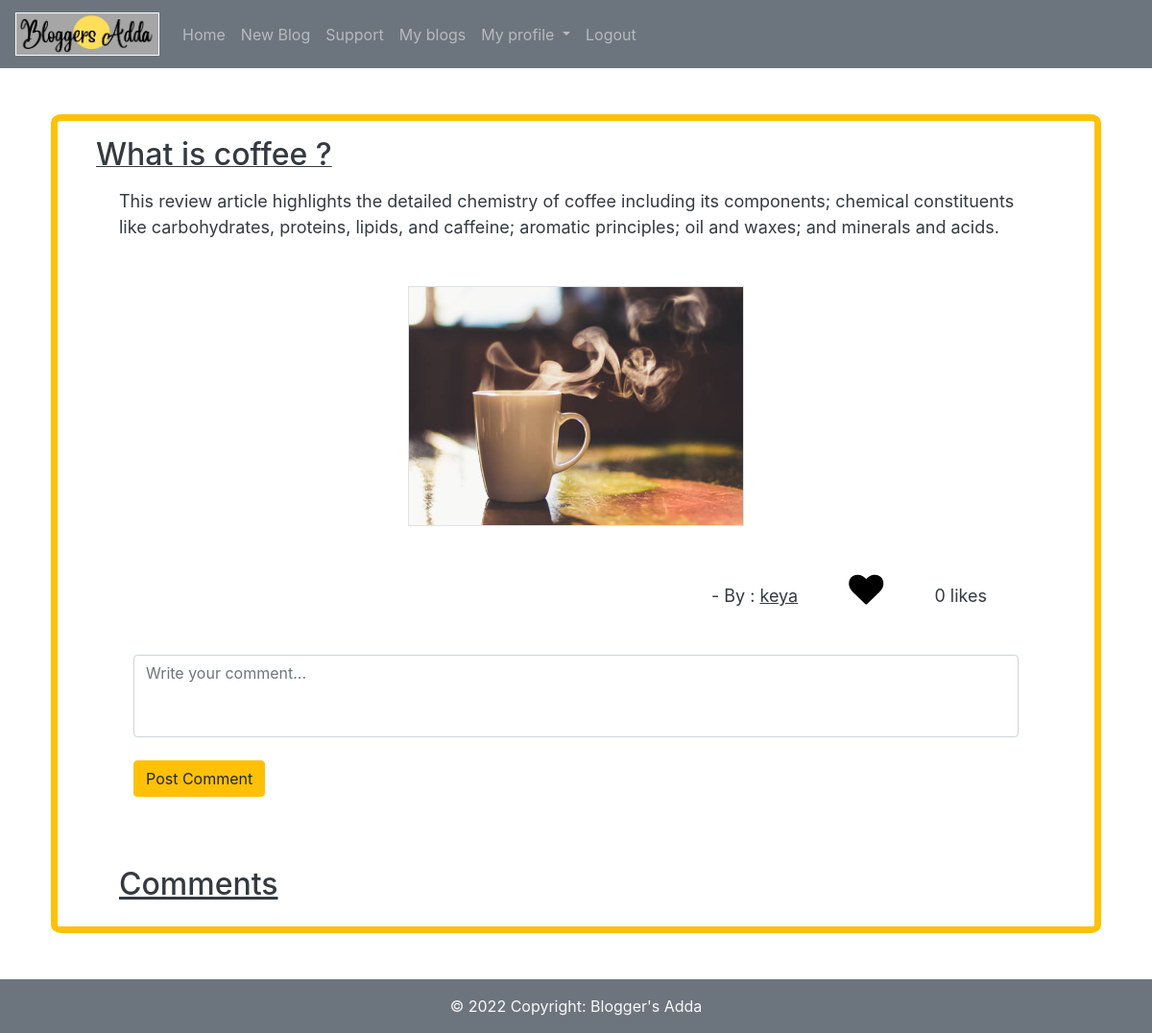
The page /blog_detail/20 (signed in) on the database its author committed.
### myapp/models.py (models this page shows, shortened)
class Blog(models.Model):
    author = models.ForeignKey(User,on_delete=models.CASCADE,default=None)
    category = models.ForeignKey(Category,on_delete=models.CASCADE)
    title = models.CharField(max_length=100)
    content = models.TextField()
    img = models.ImageField(upload_to='images/',null=True,blank=True,default='images/defaultimg.jpg')
    like = models.ManyToManyField(User, related_name='blogpost_like',blank=True)
    def number_of_likes(self):
        return self.like.count()

### myapp/views.py (the view, shortened to what this page needs)
# urls.py: path("blog_detail/<int:id>",blog_detail,name='blog_detail'),
@login_required(login_url='login')
def blog_detail(request,id):
    form=CommentForm()
    all_data=Blog.objects.get(id=id)
    liked = all_data.like.filter(id=request.user.id).exists()
    no_of_likes= all_data.number_of_likes()
    all_comm=CommentBlog.objects.filter(blog=all_data)
    all_comm=all_comm.order_by('-asked_at')
    return render(request,"blogs_details.html",{"blog":all_data,'liked':liked,"no_of_likes":no_of_likes,"form":form,'all_comm':all_comm})

### myapp/form.py
class CommentForm(forms.ModelForm):
    class Meta:
        model=CommentBlog
        fields=['new_comment']
        widgets={'new_comment':forms.Textarea(attrs={'class':'form-control col-lg-12','placeholder':'Write your comment...','rows':'3','style':'resize:none'})}

### myapp/templates/blogs_details.html (shortened to what this page needs)
{% extends 'header.html' %}
{% block my_blogs %}
<div class="container">
    <div class="mx-2 mt-5 px-3 pt-3 pb-3 mt-5 mb-5 text-dark" style="border:solid #ffc107 7px; border-radius: 1%;">
        <u>
            <h2 style="display: inline;" class="ml-4">{{blog.title}}</h2>
        </u>
        <div class="mx-5 mt-3">
            <p style="font-size: 1.5vw;">{{blog.content}}</p>
            <div class="text-center mt-5">
                <img class="border border-1" src="{{blog.img.url}}" width="350vw" height="250vw">
            </div>
            <p class="mt-5 text-right mr-5" style="font-size: 1.5vw;">- By : <u>{{blog.author}}</u>
                {% if liked %}
                <a href="{% url 'likepost' blog.id %} " style="text-decoration:none;">
                    <i class="fa fa-heart mx-5" style="font-size:36px;color:red"></i>
            </a>{{no_of_likes}} likes</p>
            {% else %}
            <a href="{% url 'likepost' blog.id %}" style="text-decoration:none;"><i class="fa fa-heart mx-5" style="font-size:36px;color:black"></i>
            </a> {{no_of_likes}} likes</p>
            {% endif %}
            <div class="col-lg-12 my-5">
                <form method="POST">
                    {{form.new_comment}}
                    <button type="submit" class="btn btn-warning my-4">Post Comment</button>
                </form>
            </div>
            <div class="author-thumb ">
                <h2><u>Comments</u></h2>
            </div>
        </div>
    </div>
</div>
{% endblock my_blogs %}

### rows shown on the page
Blog: title "What is coffee ?", content "This review article highlights the detailed chemistry of coffee including its components; chemical constituents like carbohydrates, proteins, lipids, and caffeine; aromatic principles; oil and waxes; and minerals and acids.", img (picture), author "keya"

### other values the page prints
{{ no_of_likes }} "0"
